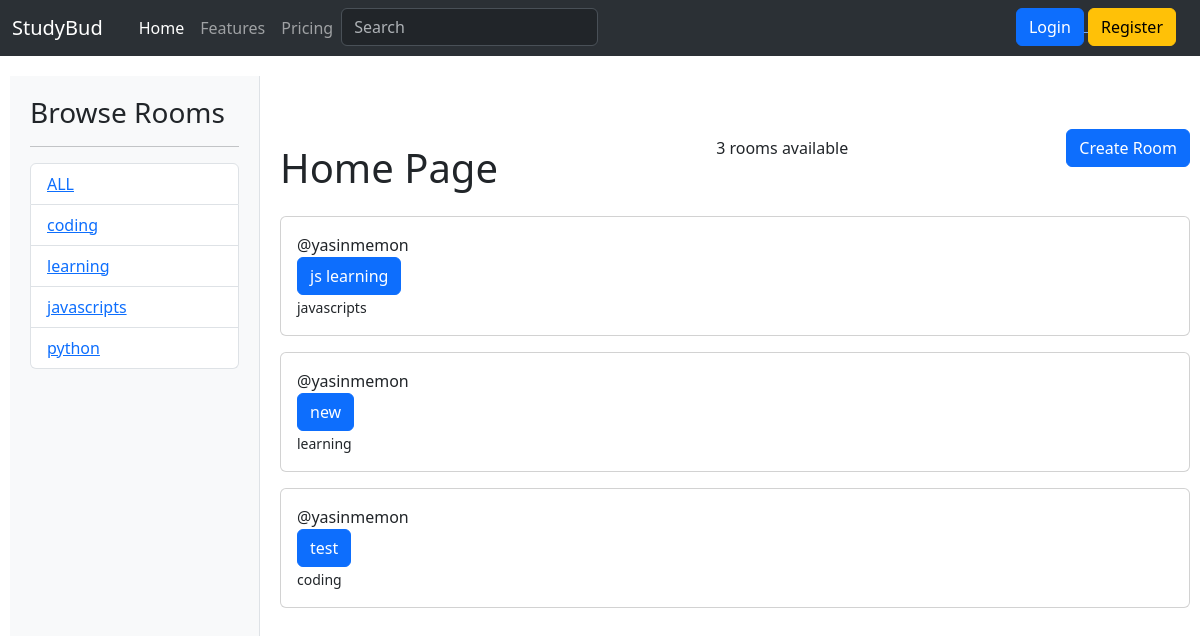
The app's page /, older data.
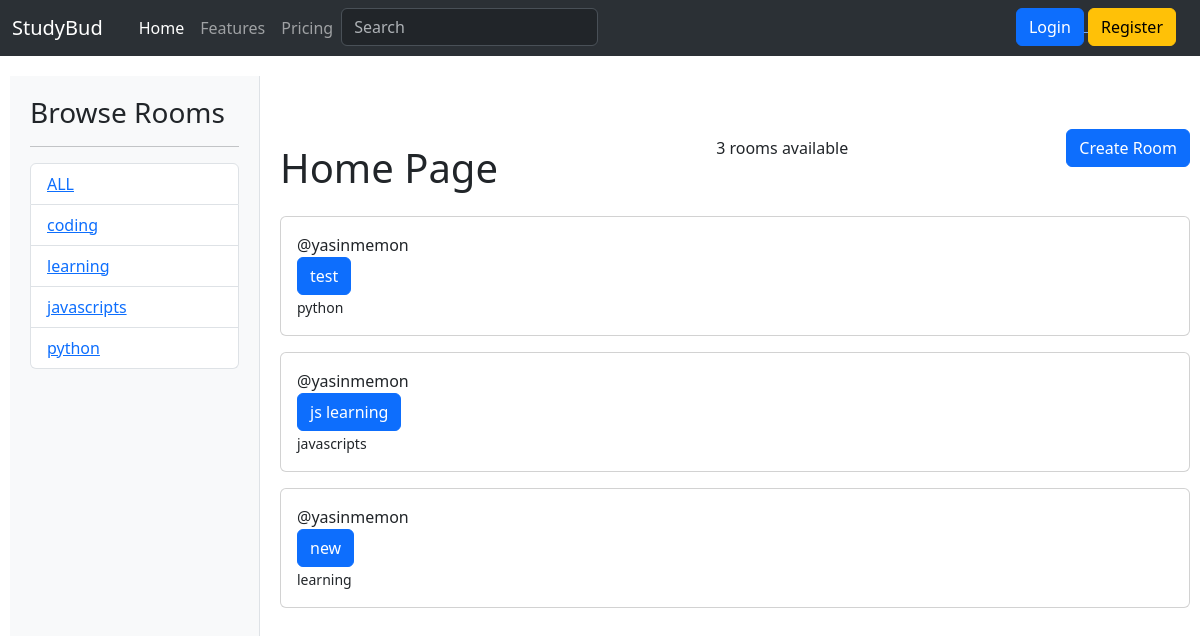
The same page, newer data.
### base/models.py (models this page shows, shortened)
class Topic(models.Model):
    name = models.CharField(max_length=200)
    def __str__(self):
        return self.name

class Room(models.Model):
    host = models.ForeignKey(User, on_delete=models.SET_NULL, null=True)
    topic = models.ForeignKey(Topic, on_delete=models.SET_NULL, null=True)
    name = models.CharField(max_length=200)
    description = models.TextField(null=True, blank=True)
    updated = models.DateTimeField(auto_now=True)
    created = models.DateTimeField(auto_now_add=True)
    class Meta():
        ordering = ['-updated', '-created']

### base/views.py (the view)
# urls.py: path('', views.home, name='home'),
def home(request):
    q = request.GET.get('q') if request.GET.get('q') != None else ''
    rooms = Room.objects.filter(Q(topic__name__icontains=q) |
                                Q(name__icontains=q) |
                                Q(description__icontains=q))
    topics = Topic.objects.all()
    room_count = rooms.count()
    return render(request, 'base/index.html', {'rooms': rooms, 'topics': topics, 'room_count': room_count})

### base/templates/base/index.html (shortened to what this page needs)
{% extends 'main.html' %} {% block content %}
<div class="home-container">
  <div class="sidebar">
    <h3>Browse Rooms</h3>
    <hr />
    {% if topics %}
    <ul class="list-group">
      <li class="list-group-item">
        <a href="{% url 'home' %}">ALL</a>
      </li>
      {% for topic in topics %}
      <li class="list-group-item">
        <a href="{% url 'home' %}?q={{ topic.name }}">{{ topic.name }}</a>
      </li>
      {% endfor %}
    </ul>
    {% endif %}
  </div>
  <div class="rooms-section">
    <div class="d-flex justify-content-between align-items-center mb-3">
      <h1 class="mt-5">Home Page</h1>
      <span>{{room_count}} rooms available</span>
      <a href="{% url 'create-room' %}" class="btn btn-primary">Create Room</a>
    </div>
    <div>
      {% if rooms %} {% for room in rooms %}
      <div class="card mb-3">
        <div class="card-body">
          <span>@{{room.host.username}}</span><br />
          <a href="{% url 'room' room.id %}" class="btn btn-primary"
            >{{room.name}}</a
          >
          <br />
          <small>{{room.topic}}</small>
        </div>
      </div>
      {% endfor %} {% else %}
      <div class="alert alert-info" role="alert">
        No rooms available at the moment.
      </div>
      {% endif %}
    </div>
  </div>
</div>
{% endblock %}

Row changes from the older to the newer data that the page shows:
changed Room "test": topic "coding" → "python"; moves up the list
